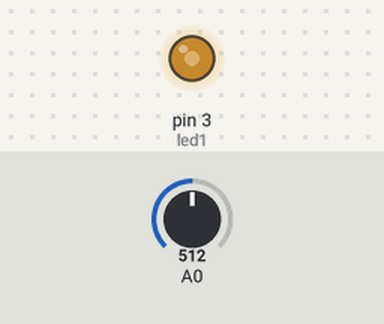
A sketch run on a simulated Arduino Uno, built with avr-gcc and run on an emulated ATmega328P. Parts: output pins drawn as LEDs (lit = HIGH). The test bench sets the inputs (shaded band); at power-on: A0 = 512. What the sketch prints to the serial monitor is not drawn.

Above: at 1.2 s.
1.3 s: A0 set to 716
At 2.5 s:
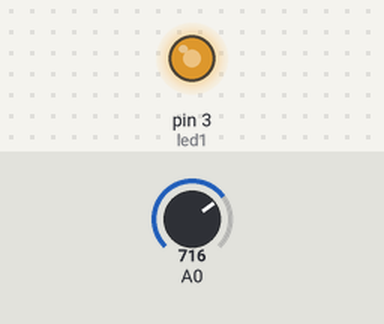
2.8 s: A0 set to 900
At 4.0 s:
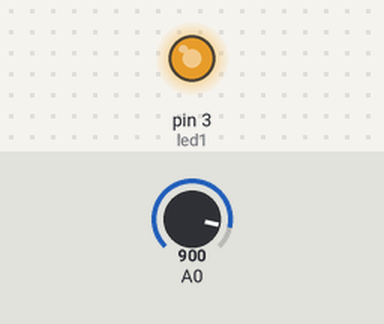
4.3 s: A0 set to 190
At 5.5 s:
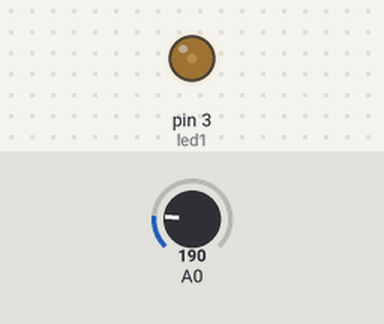
5.8 s: A0 set to 511
At 6.9 s:
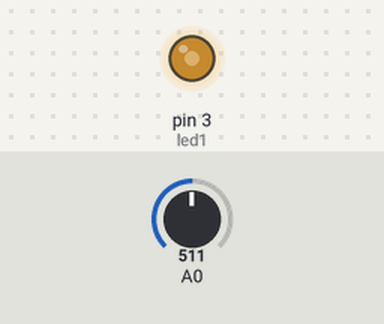
8.8 s: A0 set to 1023
At 9.9 s:
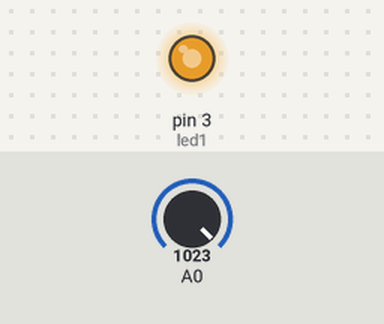
Timing chart, 0 to 11.3 s (numbered marks = the images above; inputs shaded):
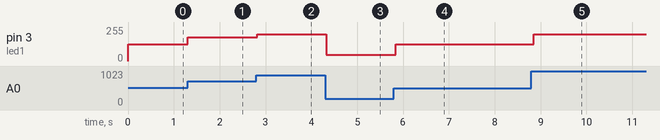

The sketch:

LED_dimmer_code.ino
```cpp
int potValue = 0;
int brightness = 0;
int led1 = 3;


void setup() {
  pinMode(led1,OUTPUT);
  Serial.begin(9600);

}

void loop() {
  potValue = analogRead(A0);
  brightness = map(potValue,0,1023,0,255);
  if (brightness <= 30 )
  {
    brightness = 30;
  }
  else if (brightness >= 200)
  {
    brightness = 200;
  }
  analogWrite(led1,brightness);
  Serial.print("Pot: ");
  Serial.print(potValue);
  Serial.print("  brightness: ");
  Serial.print(brightness);

  delay(100);

}
```

Measured:
- after the input at 1.3 s, pin 3 (led1): 127/255 → 178/255 at once
- after the input at 2.8 s, pin 3 (led1): 178/255 → 200/255 at once
- after the input at 4.3 s, pin 3 (led1): 200/255 → 47/255 at once
- after the input at 5.8 s, pin 3 (led1): 47/255 → 127/255 at once
- after the input at 8.8 s, pin 3 (led1): 127/255 → 200/255 after 0.06 s
